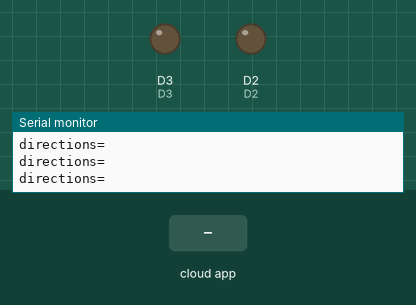
Bench run of a sketch on a simulated ESP8266 (NodeMCU). Parts: output pins drawn as LEDs (lit = HIGH), the last lines printed to the serial monitor. Inputs (shaded band) come from the test bench. WiFi joins after 1.5 s; servers stay silent unless stated; the Firebase database answers and starts empty; pins used as bus, display or sensor lines are not drawn.

Above: at 2.7 s.
2.8 s: the phone or cloud app sets directions to 3000
At 4.1 s:
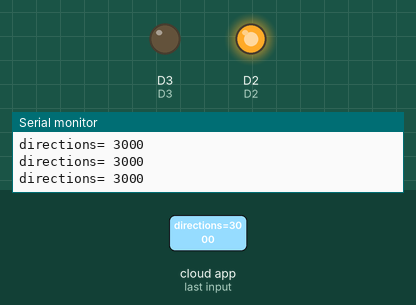
4.4 s: the phone or cloud app sets directions to 0100
At 5.4 s:
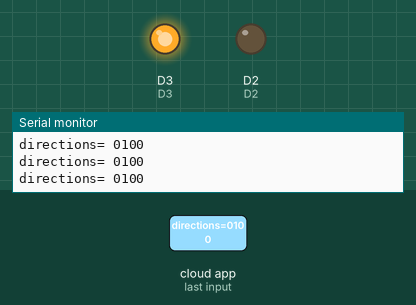
5.9 s: the phone or cloud app sets directions to 0000
At 6.6 s:
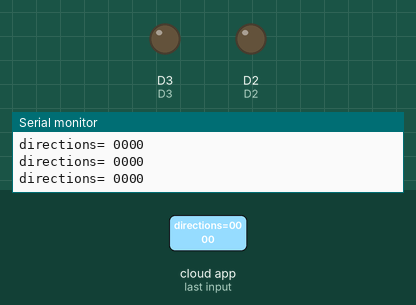
7.4 s: the phone or cloud app sets directions to 0010
At 7.8 s:
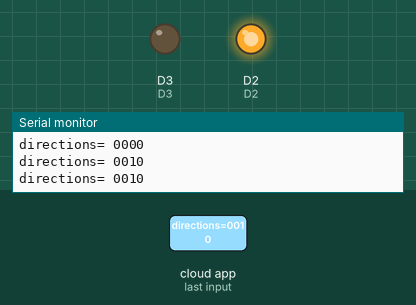
Timing chart, 0 to 9.9 s (numbered marks = the images above; inputs shaded):
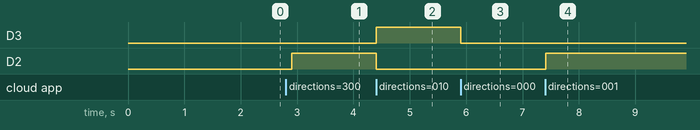

Measured:
- after the input at 2.8 s, D2: LOW → HIGH after 0.10 s
- after the input at 4.4 s, D3: LOW → HIGH at once; D2: HIGH → LOW at once
- after the input at 5.9 s, D3: HIGH → LOW at once
- after the input at 7.4 s, D2: LOW → HIGH at once

The sketch:

task3.ino
```cpp
#include <FirebaseESP8266.h>
#include <ESP8266WiFi.h>

#define WIFI_SSID "Mostafa"
#define WIFI_PASSWORD "mostafa11"
#define FIREBASE_HOST "https://fir-56c20.firebaseio.com/"
#define FIREBASE_AUTH "D1GHg2BOCUzZb0L75LZEeumjv1vrowO0pRboCJ8Q"

static const uint8_t D2   = 4;
static const uint8_t D3   = 0;
static const uint8_t D4   = 2;
static const uint8_t D5   = 14;
static const uint8_t D6   = 12;


FirebaseData firebaseData;

void setup() {

   pinMode(D2, OUTPUT);
   pinMode(D3, OUTPUT);
   pinMode(D4, OUTPUT);
   pinMode(D5, OUTPUT);
      pinMode(D6, OUTPUT);
   digitalWrite(D2, LOW);
   digitalWrite(D3, LOW);
   digitalWrite(D4, LOW);
   digitalWrite(D5, LOW);


 Serial.begin(115200);
 WiFi.begin(WIFI_SSID, WIFI_PASSWORD);
 Serial.println();
 Serial.print("connecting");
 while (WiFi.status() != WL_CONNECTED) {
   Serial.print(".");
   delay(500);
 }
 Serial.println();
 Serial.print("connected: ");
 Serial.println(WiFi.localIP());
 Firebase.begin(FIREBASE_HOST, FIREBASE_AUTH);
}

void loop() {
 // get the direction
 if (Firebase.getString(firebaseData, "/directions")) {
    //if  (firebaseData.dataType() == "float") {
      String val = firebaseData.stringData();
      Serial.print("directions= ");
      Serial.println(val);

      //stop
      if (val=="0000")//stop
      {
   digitalWrite(D2, LOW);
   digitalWrite(D3, LOW);
   digitalWrite(D4, LOW);
   digitalWrite(D5, LOW);
        }
      else if (val=="3000")//up
      {
   digitalWrite(D2, HIGH);
   digitalWrite(D3, LOW);
   digitalWrite(D4, LOW);
   digitalWrite(D5, LOW);
   analogWrite (D6, 300);

        }

        else if (val=="0100") //down
        {
   digitalWrite(D2, LOW);
   digitalWrite(D3, HIGH);
   digitalWrite(D4, LOW);
   digitalWrite(D5, LOW);
      analogWrite (D6, 300);

        }
        else if (val=="0010") //right
        {
   digitalWrite(D2, HIGH);
   digitalWrite(D3, LOW);
   digitalWrite(D4, LOW);
   digitalWrite(D5, LOW);
   analogWrite (D6, 400);
        }
        else if (val=="0001") //left
        {
   digitalWrite(D2, HIGH);
   digitalWrite(D3, LOW);
   digitalWrite(D4, LOW);
   digitalWrite(D5, LOW);
   analogWrite (D6, 500);
        }
        else if (val=="1010") //right/up
        {
   digitalWrite(D2, HIGH);
   digitalWrite(D3, LOW);
   digitalWrite(D4, HIGH);
   digitalWrite(D5, LOW);
      analogWrite (D6, 500);

        }
        else if (val=="1001") //left/up
        {
   digitalWrite(D2, HIGH);
   digitalWrite(D3, LOW);
   digitalWrite(D4, LOW);
   digitalWrite(D5, HIGH);
      analogWrite (D6, 500);

        }
        else if (val=="0110") //down/right
        {
   digitalWrite(D2, LOW);
   digitalWrite(D3, HIGH);
   digitalWrite(D4, HIGH);
   digitalWrite(D5, LOW);
      analogWrite (D6, 500);

        }
        else if (val=="0101") //left/down
        {
   digitalWrite(D2, LOW);
   digitalWrite(D3, HIGH);
   digitalWrite(D4, LOW);
   digitalWrite(D5, HIGH);
      analogWrite (D6, 500);

        }


 }
//Serial.println(val);
delay (100);

 // Set value of X

}
\
/*void stop(){
  digitalWrite(D2, LOW);
   digitalWrite(D3, LOW);
   digitalWrite(D4, LOW);
   digitalWrite(D5, LOW);
  }
 */
```
